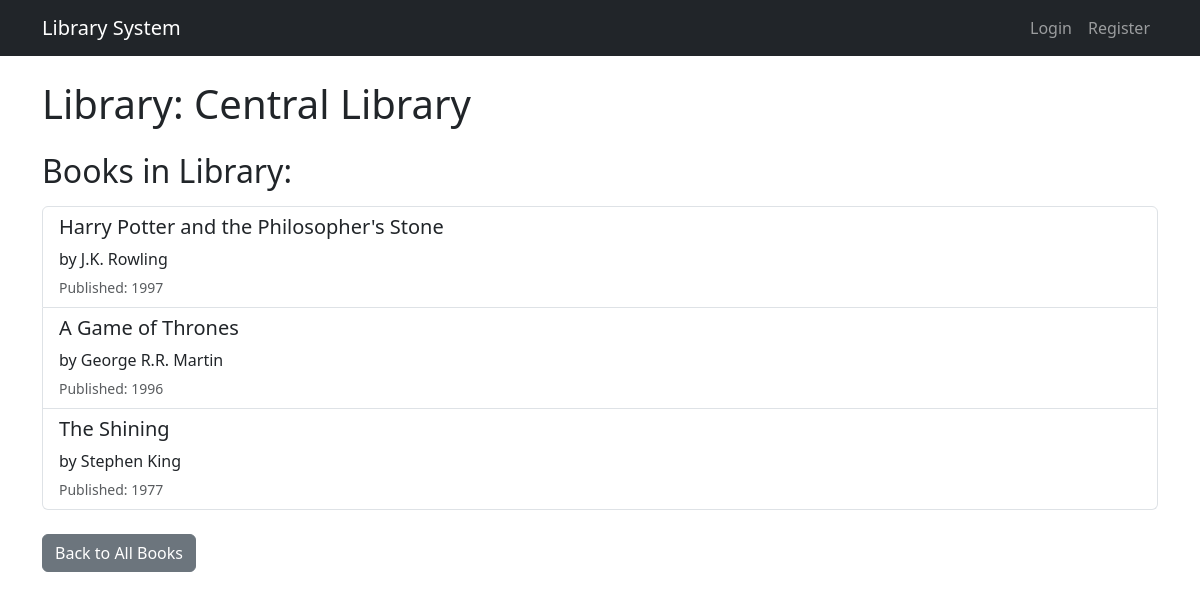
The app's page /library/1/ with its own data.
### relationship_app/models.py (models this page shows, shortened)
class Library(models.Model):
    name = models.CharField(max_length=100)
    books = models.ManyToManyField(Book)

class Book(models.Model):
    title = models.CharField(max_length=200)
    author = models.ForeignKey(Author, on_delete=models.CASCADE)
    publication_year = models.IntegerField(null=True, blank=True)
    class Meta:
        permissions = [
            ("can_add_book", "Can add book"),
            ("can_change_book", "Can change book"),
            ("can_delete_book", "Can delete book"),
        ]

class Author(models.Model):
    name = models.CharField(max_length=100)

### relationship_app/views.py (the view)
# urls.py: path('library/<int:pk>/', LibraryDetailView.as_view(), name='library_detail'),
class LibraryDetailView(DetailView):
    model = Library
    template_name = 'relationship_app/library_detail.html'
    context_object_name = 'library'

### templates/relationship_app/library_detail.html (shortened to what this page needs)
{% extends 'relationship_app/base.html' %}
{% block content %}
<h1 class="mb-4">Library: {{ library.name }}</h1>
<h2 class="mb-3">Books in Library:</h2>
{% if library.books.all %}
    <div class="list-group">
        {% for book in library.books.all %}
        <div class="list-group-item">
            <h5>{{ book.title }}</h5>
            <p class="mb-1">by {{ book.author.name }}</p>
            {% if book.publication_year %}
                <small class="text-muted">Published: {{ book.publication_year }}</small>
            {% endif %}
        </div>
        {% endfor %}
    </div>
{% else %}
    <div class="alert alert-info">
        No books available in this library.
    </div>
{% endif %}
<div class="mt-4">
    <a href="{% url 'list_books' %}" class="btn btn-secondary">Back to All Books</a>
</div>
{% endblock %}

### records on screen
Library: name "Central Library"
Book: title "Harry Potter and the Philosopher's Stone", author.name "J.K. Rowling", publication_year "1997"
Book: title "A Game of Thrones", author.name "George R.R. Martin", publication_year "1996"
Book: title "The Shining", author.name "Stephen King", publication_year "1977"
